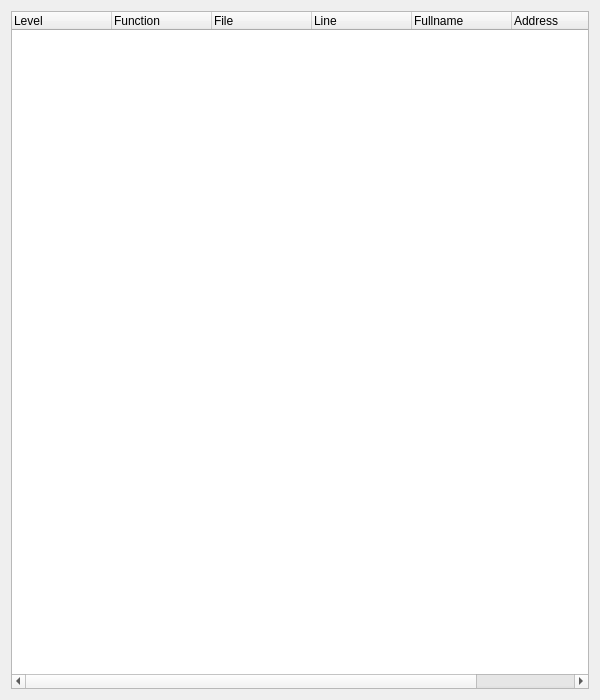
<?xml version="1.0" encoding="UTF-8"?>
<ui version="4.0">
 <class>SeerStackFramesBrowserWidgetForm</class>
 <widget class="QWidget" name="SeerStackFramesBrowserWidgetForm">
  <property name="geometry">
   <rect>
    <x>0</x>
    <y>0</y>
    <width>600</width>
    <height>700</height>
   </rect>
  </property>
  <property name="windowTitle">
   <string>Form</string>
  </property>
  <layout class="QGridLayout" name="gridLayout">
   <item row="0" column="0">
    <widget class="QTreeWidget" name="stackTreeWidget">
     <property name="columnCount">
      <number>7</number>
     </property>
     <column>
      <property name="text">
       <string>Level</string>
      </property>
     </column>
     <column>
      <property name="text">
       <string>Function</string>
      </property>
     </column>
     <column>
      <property name="text">
       <string>File</string>
      </property>
     </column>
     <column>
      <property name="text">
       <string>Line</string>
      </property>
     </column>
     <column>
      <property name="text">
       <string>Fullname</string>
      </property>
     </column>
     <column>
      <property name="text">
       <string>Address</string>
      </property>
     </column>
     <column>
      <property name="text">
       <string>Arch</string>
      </property>
     </column>
    </widget>
   </item>
  </layout>
 </widget>
 <resources/>
 <connections/>
</ui>
